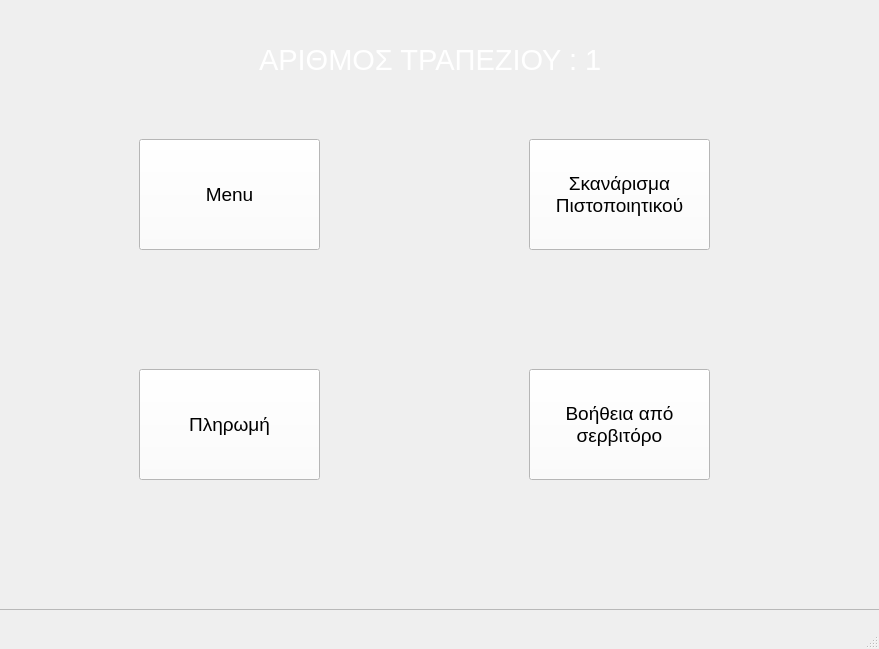
<?xml version="1.0" encoding="UTF-8"?>
<ui version="4.0">
 <class>MainWindow</class>
 <widget class="QMainWindow" name="MainWindow">
  <property name="geometry">
   <rect>
    <x>0</x>
    <y>0</y>
    <width>879</width>
    <height>649</height>
   </rect>
  </property>
  <property name="maximumSize">
   <size>
    <width>879</width>
    <height>649</height>
   </size>
  </property>
  <property name="windowTitle">
   <string>MainWindow</string>
  </property>
  <property name="styleSheet">
   <string notr="true"/>
  </property>
  <widget class="QWidget" name="centralwidget">
   <widget class="QLabel" name="label">
    <property name="geometry">
     <rect>
      <x>-30</x>
      <y>-40</y>
      <width>941</width>
      <height>721</height>
     </rect>
    </property>
    <property name="styleSheet">
     <string notr="true">background-image: url(:/newPrefix/istockphoto-874402896-612x612.jpg);</string>
    </property>
    <property name="text">
     <string/>
    </property>
    <property name="pixmap">
     <pixmap resource="../Qt designer/rr.qrc">:/newPrefix/istockphoto-874402896-612x612.jpg</pixmap>
    </property>
    <property name="scaledContents">
     <bool>true</bool>
    </property>
   </widget>
   <widget class="QFrame" name="frame">
    <property name="geometry">
     <rect>
      <x>-1</x>
      <y>-1</y>
      <width>881</width>
      <height>611</height>
     </rect>
    </property>
    <property name="frameShape">
     <enum>QFrame::StyledPanel</enum>
    </property>
    <property name="frameShadow">
     <enum>QFrame::Raised</enum>
    </property>
    <widget class="QPushButton" name="pushButton_3">
     <property name="geometry">
      <rect>
       <x>140</x>
       <y>370</y>
       <width>181</width>
       <height>111</height>
      </rect>
     </property>
     <property name="font">
      <font>
       <pointsize>14</pointsize>
      </font>
     </property>
     <property name="styleSheet">
      <string notr="true">color: rgb(0, 0, 0);
background-color: rgb(255, 255, 255);</string>
     </property>
     <property name="text">
      <string>Πληρωμή</string>
     </property>
     <property name="autoExclusive">
      <bool>false</bool>
     </property>
    </widget>
    <widget class="QPushButton" name="pushButton_2">
     <property name="geometry">
      <rect>
       <x>530</x>
       <y>140</y>
       <width>181</width>
       <height>111</height>
      </rect>
     </property>
     <property name="font">
      <font>
       <pointsize>14</pointsize>
      </font>
     </property>
     <property name="styleSheet">
      <string notr="true">color: rgb(0, 0, 0);
background-color: rgb(255, 255, 255);</string>
     </property>
     <property name="text">
      <string>Σκανάρισμα 
Πιστοποιητικού</string>
     </property>
     <property name="autoExclusive">
      <bool>false</bool>
     </property>
    </widget>
    <widget class="QLabel" name="label_2">
     <property name="geometry">
      <rect>
       <x>260</x>
       <y>40</y>
       <width>341</width>
       <height>41</height>
      </rect>
     </property>
     <property name="font">
      <font>
       <pointsize>22</pointsize>
      </font>
     </property>
     <property name="styleSheet">
      <string notr="true">color: rgb(255, 255, 255);</string>
     </property>
     <property name="text">
      <string>ΑΡΙΘΜΟΣ ΤΡΑΠΕΖΙΟΥ : 1</string>
     </property>
    </widget>
    <widget class="QPushButton" name="pushButton_4">
     <property name="geometry">
      <rect>
       <x>530</x>
       <y>370</y>
       <width>181</width>
       <height>111</height>
      </rect>
     </property>
     <property name="font">
      <font>
       <pointsize>14</pointsize>
      </font>
     </property>
     <property name="styleSheet">
      <string notr="true">color: rgb(0, 0, 0);
background-color: rgb(255, 255, 255);</string>
     </property>
     <property name="text">
      <string>Βοήθεια από 
σερβιτόρο</string>
     </property>
     <property name="autoExclusive">
      <bool>false</bool>
     </property>
    </widget>
    <widget class="QPushButton" name="pushButton">
     <property name="geometry">
      <rect>
       <x>140</x>
       <y>140</y>
       <width>181</width>
       <height>111</height>
      </rect>
     </property>
     <property name="font">
      <font>
       <pointsize>14</pointsize>
      </font>
     </property>
     <property name="autoFillBackground">
      <bool>false</bool>
     </property>
     <property name="styleSheet">
      <string notr="true">color: rgb(0, 0, 0);
background-color: rgb(255, 255, 255);</string>
     </property>
     <property name="text">
      <string>Menu</string>
     </property>
     <property name="autoExclusive">
      <bool>false</bool>
     </property>
    </widget>
    <widget class="QLabel" name="label_4">
     <property name="geometry">
      <rect>
       <x>710</x>
       <y>460</y>
       <width>171</width>
       <height>151</height>
      </rect>
     </property>
     <property name="styleSheet">
      <string notr="true">background-image: url(:/newPrefix/Εικόνα1.gif);</string>
     </property>
     <property name="text">
      <string/>
     </property>
     <property name="pixmap">
      <pixmap resource="../Qt designer/rr.qrc">:/newPrefix/Εικόνα1.gif</pixmap>
     </property>
     <property name="scaledContents">
      <bool>true</bool>
     </property>
    </widget>
   </widget>
  </widget>
  <widget class="QMenuBar" name="menubar">
   <property name="geometry">
    <rect>
     <x>0</x>
     <y>0</y>
     <width>879</width>
     <height>21</height>
    </rect>
   </property>
  </widget>
  <widget class="QStatusBar" name="statusbar"/>
 </widget>
 <resources>
  <include location="../Qt designer/rr.qrc"/>
  <include location="../Qt designer/rr.qrc"/>
  <include location="../Qt designer/rr.qrc"/>
  <include location="../../Qt designer/rr.qrc"/>
 </resources>
 <connections/>
</ui>
